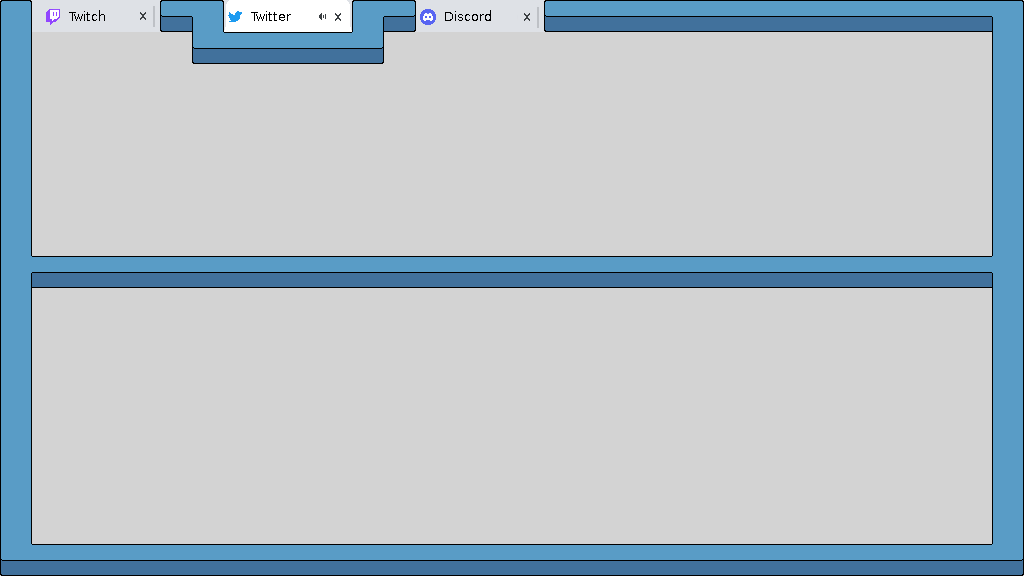

Tiled map render using the project's own tile images. Description and the map definition, with tile-layer contents summarised, below:
An orthogonal 32x18 tile map with 32x32 px tiles, 3 tile layers (fond, deco, blocs), 2 hidden layers not drawn, 2 tilesets.

<map version="1.5" tiledversion="1.7.2" orientation="orthogonal" renderorder="right-down" width="32" height="18" tilewidth="32" tileheight="32" infinite="0" nextlayerid="6" nextobjectid="1">
 <editorsettings>
  <export target="background twitter tiled.json" format="json" />
 </editorsettings>
 <tileset firstgid="1" name="background twitter" tilewidth="32" tileheight="32" tilecount="100" columns="10">
  <image source="background twitter.png" width="320" height="320" />
  <tile id="0">
   <properties>
    <property name="estSolide" type="bool" value="true" />
   </properties>
  </tile>
  <tile id="1">
   <properties>
    <property name="estSolide" type="bool" value="true" />
   </properties>
  </tile>
  <tile id="2">
   <properties>
    <property name="estSolide" type="bool" value="true" />
   </properties>
  </tile>
  <tile id="6">
   <properties>
    <property name="linkTP" type="bool" value="true" />
   </properties>
  </tile>
  <tile id="10">
   <properties>
    <property name="estSolide" type="bool" value="true" />
   </properties>
  </tile>
  <tile id="11">
   <properties>
    <property name="estSolide" type="bool" value="true" />
   </properties>
  </tile>
  <tile id="12">
   <properties>
    <property name="estSolide" type="bool" value="true" />
   </properties>
  </tile>
  <tile id="20">
   <properties>
    <property name="estSolide" type="bool" value="true" />
   </properties>
  </tile>
  <tile id="21">
   <properties>
    <property name="estSolide" type="bool" value="true" />
   </properties>
  </tile>
  <tile id="22">
   <properties>
    <property name="estSolide" type="bool" value="true" />
   </properties>
  </tile>
  <tile id="30">
   <properties>
    <property name="estSolide" type="bool" value="true" />
   </properties>
  </tile>
  <tile id="31">
   <properties>
    <property name="estSolide" type="bool" value="true" />
   </properties>
  </tile>
  <tile id="32">
   <properties>
    <property name="estSolide" type="bool" value="true" />
   </properties>
  </tile>
  <tile id="33">
   <properties>
    <property name="estSolide" type="bool" value="true" />
   </properties>
  </tile>
  <tile id="40">
   <properties>
    <property name="estSolide" type="bool" value="true" />
   </properties>
  </tile>
  <tile id="41">
   <properties>
    <property name="estSolide" type="bool" value="true" />
   </properties>
  </tile>
  <tile id="42">
   <properties>
    <property name="estSolide" type="bool" value="true" />
   </properties>
  </tile>
  <tile id="43">
   <properties>
    <property name="estSolide" type="bool" value="true" />
   </properties>
  </tile>
  <tile id="44">
   <properties>
    <property name="estSolide" type="bool" value="true" />
   </properties>
  </tile>
  <tile id="50">
   <properties>
    <property name="estSolide" type="bool" value="true" />
   </properties>
  </tile>
  <tile id="51">
   <properties>
    <property name="estSolide" type="bool" value="true" />
   </properties>
  </tile>
  <tile id="52">
   <properties>
    <property name="estSolide" type="bool" value="true" />
   </properties>
  </tile>
  <tile id="53">
   <properties>
    <property name="estSolide" type="bool" value="true" />
   </properties>
  </tile>
  <tile id="54">
   <properties>
    <property name="estSolide" type="bool" value="true" />
   </properties>
  </tile>
  <tile id="61">
   <properties>
    <property name="estSolide" type="bool" value="true" />
   </properties>
  </tile>
  <tile id="62">
   <properties>
    <property name="estSolide" type="bool" value="true" />
   </properties>
  </tile>
 </tileset>
 <tileset firstgid="101" name="onglets" tilewidth="32" tileheight="32" tilecount="24" columns="8">
  <image source="../onglets.png" width="256" height="96" />
 </tileset>
 <layer id="1" name="fond" width="32" height="18">
  <data>[576 cells, 576 non-empty, 1 distinct tile ids]</data>
 </layer>
 <layer id="5" name="deco" width="32" height="18">
  <data>[576 cells, 12 non-empty, 12 distinct tile ids]</data>
 </layer>
 <layer id="2" name="blocs" width="32" height="18">
  <data>[576 cells, 120 non-empty, 11 distinct tile ids]</data>
 </layer>
 <layer id="3" name="linkTP_twitch" width="32" height="18" visible="0">
  <data>[576 cells, 4 non-empty, 1 distinct tile ids]</data>
 </layer>
 <layer id="4" name="linkTP_discord" width="32" height="18" visible="0">
  <data>[576 cells, 4 non-empty, 1 distinct tile ids]</data>
 </layer>
</map>